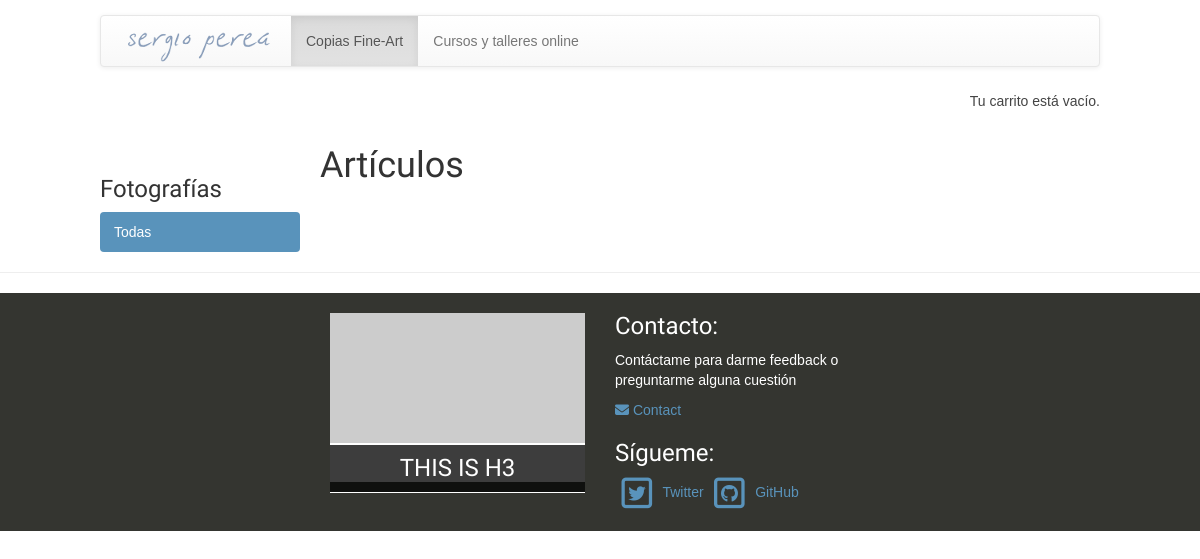
The app's page /, older data.
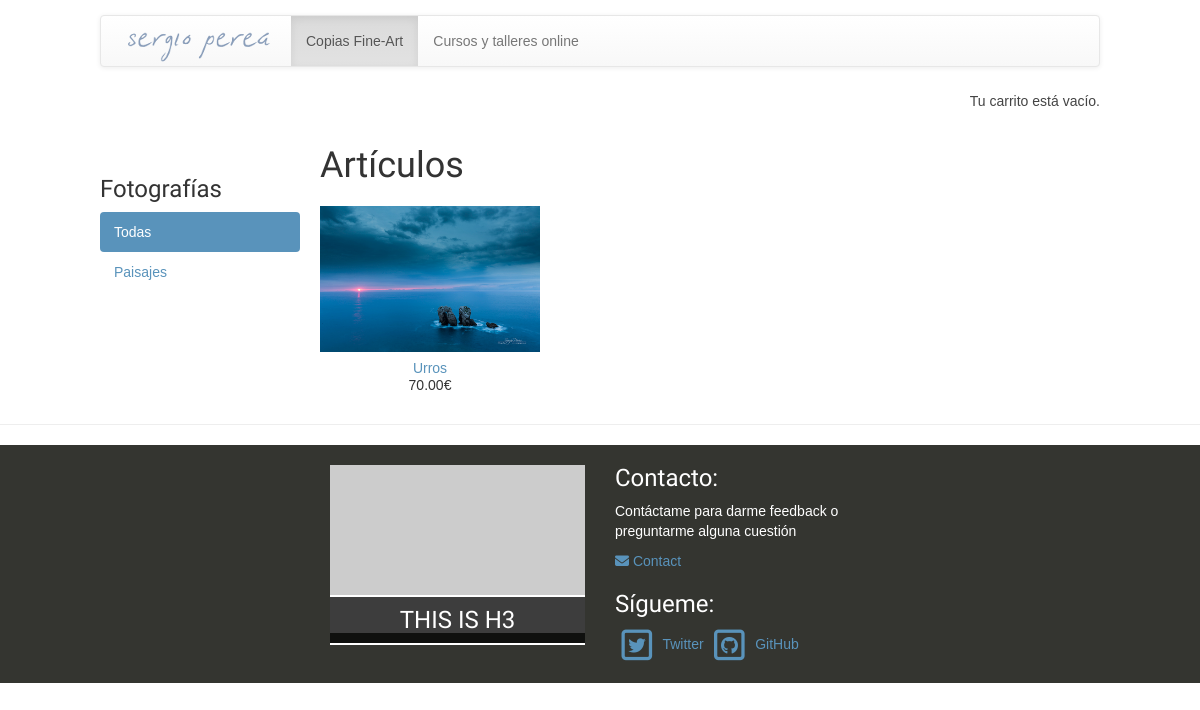
The same page, newer data.
### shop/models.py (models this page shows, shortened)
class Category(models.Model):
    name = models.CharField(max_length=200, db_index=True)
    slug = models.SlugField(max_length=200, db_index=True, unique=True)
    class Meta:
        ordering = ('name',)
        verbose_name = 'category'
        verbose_name_plural = 'categories'
    def get_absolute_url(self):
        return reverse('shop:product_list_by_category', args=[self.slug])

class Product(models.Model):
    category = models.ForeignKey(Category, related_name='products')
    size = models.ForeignKey(ProductSize, related_name='products')
    name = models.CharField(max_length=200, db_index=True)
    slug = models.SlugField(max_length=200, db_index=True)
    image = models.ImageField(upload_to='products/%Y/%m/%d', blank=True)
    description = models.TextField(blank=True)
    price = models.DecimalField(max_digits=10, decimal_places=2)
    stock = models.PositiveIntegerField()
    available = models.BooleanField(default=True)
    created = models.DateTimeField(auto_now_add=True)
    updated = models.DateTimeField(auto_now=True)
    class Meta:
        ordering = ('-created',)
        index_together = (('id', 'slug'),)
    def get_absolute_url(self):
        return reverse('shop:product_detail', args=[self.id, self.slug])

### shop/views.py (the view)
# urls.py: url(r'^$', views.product_list, name='product_list'),
def product_list(request, category_slug=None):
    category = None
    categories = Category.objects.all()
    products = Product.objects.filter(available=True)
    if category_slug:
        category = get_object_or_404(Category, slug=category_slug)
        products = products.filter(category=category)
    return render(request, 'shop/product/list.html', {'category': category,
                                                      'categories': categories,
                                                      'products': products})

### cart/cart.py (called while the page is built)
    def __len__(self):
        return sum(item['quantity'] for item in self.cart.values())

### cart/context_processors.py (called while the page is built)
def cart(request):
    return {'cart': Cart(request) }

### shop/templates/shop/product/list.html (shortened to what this page needs)
{% extends "shop/base.html" %}
{% load static %}
{% block content %}
    <div id="sidebar">
        <h3>Fotografías</h3>
        <ul>
            <li {% if not category %}class="selected"{% endif %}>
                <a href="{% url "shop:product_list" %}">Todas</a>
            </li>
        {% for c in categories %}
            <li {% if category.slug == c.slug %}class="selected"{% endif %}>
                <a href="{{ c.get_absolute_url }}">{{ c.name }}</a>
            </li>
        {% endfor %}
        </ul>
    </div>
    <div id="main" class="product-list">
        <h1>{% if category %}{{ category.name }}{% else %}Artículos{% endif %}</h1>
        {% for product in products %}
            <div class="item">
                <a href="{{ product.get_absolute_url }}">
                    <img width ="400" src="{% if product.image %}{{ product.image.url }}{% else %}{% static "img/no_image.png" %}{% endif %}">
                </a>
                <a href="{{ product.get_absolute_url }}">{{ product.name }}</a><br>
                {{ product.price }}€
            </div>
        {% endfor %}
    </div>
{% endblock %}

### shop/templates/shop/base.html (shortened to what this page needs)
{% load static %}
<!DOCTYPE html>
<html>
<head>
    <link rel="stylesheet" href="https://maxcdn.bootstrapcdn.com/bootstrap/3.3.7/css/bootstrap.min.css">
    <link rel="stylesheet" href="https://maxcdn.bootstrapcdn.com/bootstrap/3.3.7/css/bootstrap-theme.min.css">
    <link href="{% static "css/base.css" %}" rel="stylesheet">
    <link rel="stylesheet" href="{% static "css/font-awesome.min.css" %}">
    <link href="//netdna.bootstrapcdn.com/font-awesome/4.1.0/css/font-awesome.min.css" rel="stylesheet">
</head>
<body>
    <div id="subheader">
        <nav class="navbar navbar-default">
          <div class="container-fluid">
            <div class="navbar-header">
              <a class="navbar-brand" href="/"><img src="{% static "img/logo.png" %}"/> </a>
            </div>
            <div class="collapse navbar-collapse" id="bs-example-navbar-collapse-1">
              <ul class="nav navbar-nav">
                <li class="active"><a href="/">Copias Fine-Art <span class="sr-only">(current)</span></a></li>
                <li><a href="/course/">Cursos y talleres online</a></li>
              </ul>
            </div>
          </div>
        </nav>
        <div class="cart">
            {% with total_items=cart|length %}
                {% if cart|length > 0 %}
                    <i class="fa fa-shopping-cart" aria-hidden="true"></i>
                    <a href="{% url "cart:cart_detail" %}">
                        {{ total_items }} artículo{{ total_items|pluralize }}, {{ cart.get_total_price }}€
                    </a>
                {% else %}
                    Tu carrito está vacío.
                {% endif %}
            {% endwith %}
        </div>
    </div>
    <div id="content">
        {% block content %}
        {% endblock %}
    </div>
</body>
<hr>
<footer>
   <div class="row" style="background-color:#343530; color: #FFFF;";>
   <div class="container">
   <div class="col-lg-3"></div>
   <div class="col-lg-3 col-md-6">
      <div class="cuadro_intro_hover " style="background-color:#343530;">
         <p style="text-align:center; margin-top:20px;">
            <img src="http://placehold.it/500x330" class="img-responsive" alt="">
         </p>
         <div class="caption">
            <div class="blur"></div>
            <div class="caption-text">
               <h3 style="border-top:2px solid white; border-bottom:2px solid white; padding:10px;">THIS IS H3</h3>
            </div>
         </div>
      </div>
   </div>
   <div class="col-lg-3 col-md-6">
      <h3>Contacto:</h3>
      <p>Contáctame para darme feedback o preguntarme alguna cuestión</p>
      <p><a href="" title="Contact me!"><i class="fa fa-envelope"></i> Contact</a></p>
      <h3>Sígueme:</h3>
      <a href="" id="gh" target="_blank" title="Twitter"><span class="fa-stack fa-lg">
      <i class="fa fa-square-o fa-stack-2x"></i>
      <i class="fa fa-twitter fa-stack-1x"></i>
      </span>
      Twitter</a>
      <a href=""  target="_blank" title="GitHub"><span class="fa-stack fa-lg">
      <i class="fa fa-square-o fa-stack-2x"></i>
      <i class="fa fa-github fa-stack-1x"></i>
      </span>
      GitHub</a>
      <br><br>
   </div>
   <br/>
   <br/>
</div>
</div>
</footer>
</html>

### shop/static/css/base.css (style rules this page uses)
body { margin:0; padding:0; font-family:helvetica, sans-serif; }
h1, h2, h3, h4, h5 , h6 { font-family: 'Ubuntu', sans-serif; font-weight:normal; }
a { text-decoration:none; color:#5993bb; }
#subheader { background:#FFF; color:#444; padding:15px 100px; overflow:auto; }
#subheader .cart { float:right; padding-top:4px; }
#content { padding:0 100px; overflow:hidden; }
#sidebar { width:220px; padding:30px 20px 0 0; float:left; }
#sidebar ul { margin:0; padding:0; }
#sidebar ul li { margin:0; list-style:none; padding:10px 14px; }
#sidebar ul li a { display:block; }
#sidebar ul li.selected { background:#5993bb; border-radius:4px; }
#sidebar ul li.selected a { color:#fff; }
#main { float:left; width: 96%; margin-right:-220px; overflow:hidden; }
.product-list .item { width:25%; padding:10px 20px 10px 0; float:left; text-align:center; line-height:1.2; }
.product-list .item img { width:100%; margin-bottom:8px; }
.cuadro_intro_hover { padding: 0px; position: relative; overflow: hidden; height: 200px; }
.cuadro_intro_hover img { z-index: 4; }
.cuadro_intro_hover .caption { position: absolute; top:150px; -webkit-transition:all 0.3s ease-in-out; -moz-transition:all 0.3s ease-in-out; -o-transition:all 0.3s ease-in-out; -ms-transition:all 0.3s ease-in-out; transition:all 0.3s ease-in-out; width: 100%; }
.cuadro_intro_hover .blur { background-color: rgba(0,0,0,0.7); height: 300px; z-index: 5; position: absolute; width: 100%; }
.cuadro_intro_hover .caption-text { z-index: 10; color: #fff; position: absolute; height: 300px; text-align: center; top:-20px; width: 100%; }
footer { #position: absolute; left: 0; bottom: 0; height: 100px; width: 100%; background-color: rgba(0,0,0,0.7); }

Row changes from the older to the newer data that the page shows:
added Category: name "Paisajes"
added Product: image (picture), name "Urros", price "70.00"
